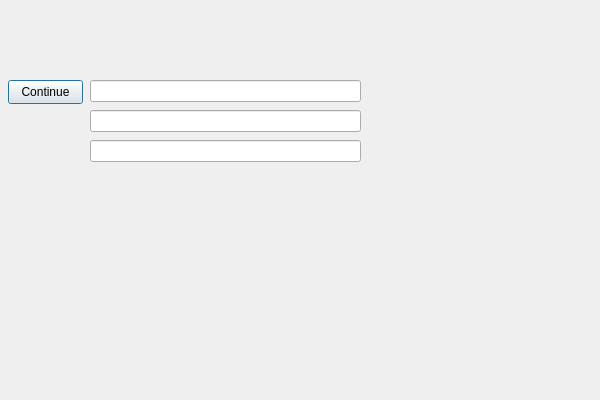
<?xml version="1.0" encoding="UTF-8"?>
<ui version="4.0">
 <class>xSeqChildDlgClass</class>
 <widget class="QDialog" name="xSeqChildDlgClass">
  <property name="geometry">
   <rect>
    <x>0</x>
    <y>0</y>
    <width>600</width>
    <height>400</height>
   </rect>
  </property>
  <property name="windowTitle">
   <string>xSeqChildDlg</string>
  </property>
  <widget class="QLineEdit" name="txt1">
   <property name="geometry">
    <rect>
     <x>90</x>
     <y>80</y>
     <width>271</width>
     <height>22</height>
    </rect>
   </property>
  </widget>
  <widget class="QLineEdit" name="txt2">
   <property name="geometry">
    <rect>
     <x>90</x>
     <y>110</y>
     <width>271</width>
     <height>22</height>
    </rect>
   </property>
  </widget>
  <widget class="QPushButton" name="btnContinue">
   <property name="geometry">
    <rect>
     <x>8</x>
     <y>80</y>
     <width>75</width>
     <height>24</height>
    </rect>
   </property>
   <property name="text">
    <string>Continue</string>
   </property>
  </widget>
  <widget class="QLineEdit" name="txt3">
   <property name="geometry">
    <rect>
     <x>90</x>
     <y>140</y>
     <width>271</width>
     <height>22</height>
    </rect>
   </property>
  </widget>
 </widget>
 <layoutdefault spacing="6" margin="11"/>
 <resources/>
 <connections/>
 <designerdata>
  <property name="gridDeltaX">
   <number>10</number>
  </property>
  <property name="gridDeltaY">
   <number>10</number>
  </property>
  <property name="gridSnapX">
   <bool>true</bool>
  </property>
  <property name="gridSnapY">
   <bool>true</bool>
  </property>
  <property name="gridVisible">
   <bool>true</bool>
  </property>
 </designerdata>
</ui>
